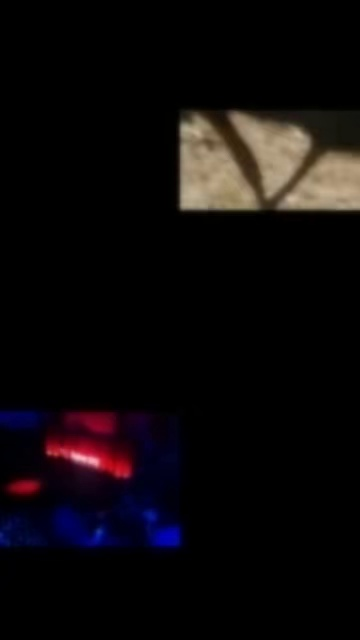
#> input picture backend/tests/fixtures/q300007_thumb.jpg, 360 x 640 px
$ python -i live_shield_service.py   (imports and definitions only)
#> lines starting #> are read from the running program, lines starting #| are printed output that depends on the picture; after the words box and inside, x2 and y2 are one past the last pixel; in counts of white or black regions, pixels touching at a corner belong together
#> further down, picture is the input picture: PIL image 360x640 RGB; mean R, G, B 12.6, 9, 10.4
### backend/app/services/ai_image_detector.py
# AI-Generated Image Detection Service (Missions 11, 12, 15, 16)
# Multi-Head Detection Engine: UniversalFakeDetect (CVPR 2023) + Swin Vision Transformer

import hashlib
import json
import logging
import threading
import time
import zipfile
from pathlib import Path
from typing import Any, Dict, List, Optional, Tuple

import numpy as np
import torch
from PIL import Image
from transformers import (
    AutoImageProcessor,
    AutoModelForImageClassification,
    CLIPImageProcessor,
    CLIPVisionModelWithProjection,
)

from app.schemas.evidence import (
    AIDetectionDecision,
    AIDetectionStatus,
    AIDetectorResult,
    BackboneMetadata,
    ModelLifecycleState,
    ModelProbeMetadata,
    ModelRegistryStatusResponse,
)

logger = logging.getLogger(__name__)

# Standard CLIP ViT-L/14 normalization constants
CLIP_MEAN = np.array([0.48145466, 0.4578275, 0.40821073], dtype=np.float32)
CLIP_STD = np.array([0.26862954, 0.26130258, 0.27577711], dtype=np.float32)

EXPECTED_FC_WEIGHTS_SHA256 = "477100745713bcc957beb2b40859536859b6483fd6301b3b9293151b194c7847"

MODEL_HEADS = {
    "UniversalFakeDetect": {
        "model_name": "UniversalFakeDetect (CVPR 2023)",
        "model_version": "1.0.0-cvpr2023",
        "filename": "fc_weights.pth",
        "expected_sha256": EXPECTED_FC_WEIGHTS_SHA256,
        "description": "Original CVPR 2023 linear probe head trained on ProGAN/LDM representations from CLIP ViT-L/14.",
    },
    "SwinAIImageDetector": {
        "model_name": "Swin AI-Image-Detector (umm-maybe)",
        "model_version": "1.2.0-swin",
        "filename": "umm-maybe/AI-image-detector",
        "description": "Deep vision transformer (Swin architecture) trained directly on generative diffusion and authentic photograph corpora.",
    },
    "SecuraCustom": {
        "model_name": "SecuraCustom AI Probe (Experimental)",
        "model_version": "0.1.0-custom",
        "filename": "custom_fc_weights.pth",
        "description": "Custom regularized classification head for local domain adaptation.",
    },
    "Ensemble": {
        "model_name": "Multi-Architecture Ensemble (Swin + CLIP ViT-L/14)",
        "model_version": "1.0.0-ensemble",
        "filename": "ensemble",
        "description": "Consensus engine combining Swin Vision Transformer with CLIP ViT-L/14 probe.",
    },
    "ExtensionImageDetectorV1": {
        "model_name": "Secura Extension Image Detector v1",
        "model_version": "1.0.0-ext-robust",
        "filename": "extension_image_detector_v1/model_weights.pt",
        "description": "Robust image-classification model trained specifically for Chrome extension web and social-media CDN images, lossy JPEG compression, and downscaling.",
    }
}

MODEL_NAME = "UniversalFakeDetect (CVPR 2023)"
MODEL_VERSION = "1.0.0-cvpr2023"

MODEL_LIMITATIONS = [
    "Model assesses proximity to synthetic training distributions in representation space; not definitive proof of image origin.",
    "Performance degrades significantly under lossy JPEG compression (Q < 50) and heavy downscaling (< 128px).",
    "Subject to semantic distribution shift and generator-specific artifacts; modern generators may deviate from ProGAN/LDM training distributions.",
    "Raw logit is uncalibrated; sigmoid margin must not be interpreted as an absolute legal probability of AI generation.",
    "Decision boundary was calibrated on research benchmarks; real-world images require corroboration from multi-layer spatial and container forensics.",
]

preprocessing_description = (
    "RGB mode conversion, bicubic resize to 224x224 with aspect-ratio preservation and center crop, "
    "pixel range [0, 1], and channel-wise normalization with CLIP mean [0.481, 0.458, 0.408] and std [0.269, 0.261, 0.276]."
)


class AIImageDetectorService:
    """Thread-safe singleton service managing the AI image detection pipeline and model registry."""

    _instance = None
    _lock = threading.Lock()

    def __init__(self, weights_path: Optional[Path] = None, active_head: str = "Ensemble"):
        self.weights_dir = (
            Path(__file__).resolve().parent.parent.parent / "models" / "weights"
        )
        self.weights_path = weights_path or (self.weights_dir / ("custom_fc_weights.pth" if active_head in ("SecuraCustom", "Ensemble") else "fc_weights.pth"))
        self.active_head = active_head
        self.model_name = MODEL_HEADS.get(active_head, {}).get("model_name", MODEL_NAME)
        self.model_version = MODEL_HEADS.get(active_head, {}).get("model_version", MODEL_VERSION)

        self.fc_weight: Optional[np.ndarray] = None
        self.fc_bias: Optional[float] = None
        self.weights_loaded: bool = False
        self.backbone_loaded: bool = False
        self.swin_loaded: bool = False
        self.extension_head = None
        self.extension_threshold: float = 0.50
        self.extension_loaded: bool = False
        self.device = "cuda" if torch.cuda.is_available() else "cpu"

        # Vision models
        self.clip_processor = None
        self.clip_vision_model = None
        self.swin_processor = None
        self.swin_model = None

        self.status: AIDetectionStatus = AIDetectionStatus.UNAVAILABLE
        self.init_error: Optional[str] = None
        self._load_lock = threading.Lock()
        self._initialize()

    # [764 lines left out: functions _initialize, predict_frame_swin, switch_head, _load_extension_detector, _load_linear_probe, preprocess_image and 3 more, not called in this run]


def get_ai_image_detector() -> AIImageDetectorService:
    """Return the thread-safe singleton instance of the AIImageDetectorService."""
    with AIImageDetectorService._lock:
        if AIImageDetectorService._instance is None:
            AIImageDetectorService._instance = AIImageDetectorService()
        return AIImageDetectorService._instance

### backend/app/services/live_shield_service.py
import io
import time
import logging
from typing import Dict, Any, Optional
import cv2
import numpy as np
from PIL import Image

from app.services.ai_image_detector import get_ai_image_detector

logger = logging.getLogger(__name__)


class LiveShieldService:
    """
    Evaluates real-time video stream frames for deepfake injection, virtual camera spoofing,
    and biometric photoplethysmography (rPPG) liveness continuity.
    Uses calibrated multi-architecture Ensemble (Swin + CLIP ViT-L/14) and multi-region sampling.
    """
    def __init__(self):
        self.frame_history = []
        self.max_history = 30
        self.smoothed_score = None

    def evaluate_stream_frame(
        self,
        image: Image.Image,
        timestamp_ms: Optional[float] = None,
        frame_seq: Optional[int] = None
    ) -> Dict[str, Any]:
        t0 = time.time()
        w, h = image.size
#> w = 360; h = 640
        rgb = np.asarray(image.convert("RGB"), dtype=np.uint8)

        # 1. Spatial face localization using adaptive skin-tone centroid
        r, g, b = rgb[:, :, 0], rgb[:, :, 1], rgb[:, :, 2]
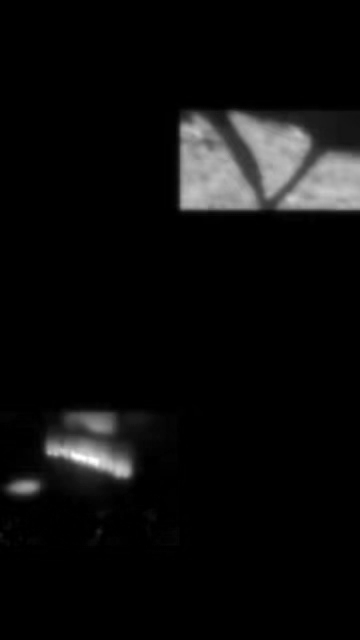
#> r: shape (640, 360); min 0, max 255, mean 12.6
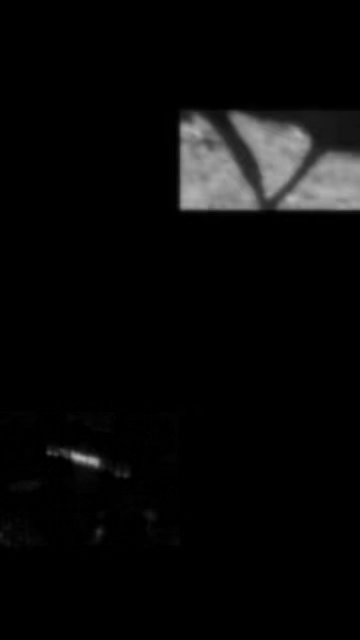
#> g: shape (640, 360); min 0, max 182, mean 9
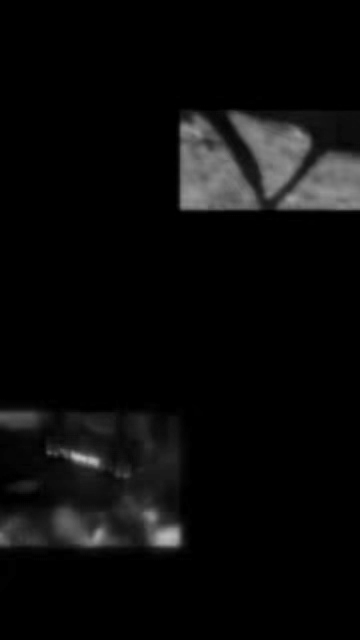
#> b: shape (640, 360); min 0, max 190, mean 10.4
        skin_mask = (r > 60) & (g > 40) & (b > 25) & (r > g) & ((r.astype(int) - g.astype(int)) > 10) & ((r.astype(int) - b.astype(int)) > 15)
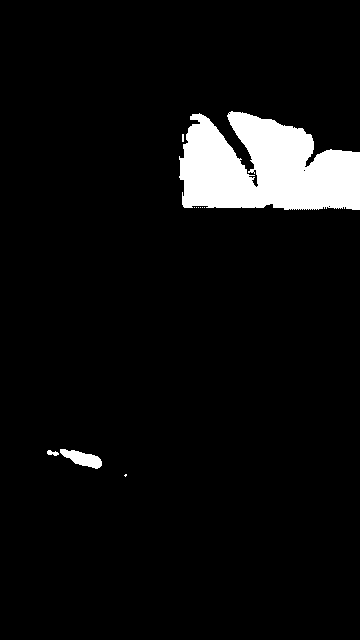
#> skin_mask: shape (640, 360) bool; 6% white; 11 white regions (8 under 20 px), largest, box (x1, y1, x2, y2) and area: (179, 111, 360, 210) 13226, (60, 449, 102, 469) 452, (47, 450, 59, 456) 45
        mask_y1, mask_y2 = int(h * 0.08), int(h * 0.92)
#> mask_y1 = 51; mask_y2 = 588
        mask_x1, mask_x2 = int(w * 0.12), int(w * 0.88)
#> mask_x1 = 43; mask_x2 = 316
        sub_mask = skin_mask[mask_y1:mask_y2, mask_x1:mask_x2]
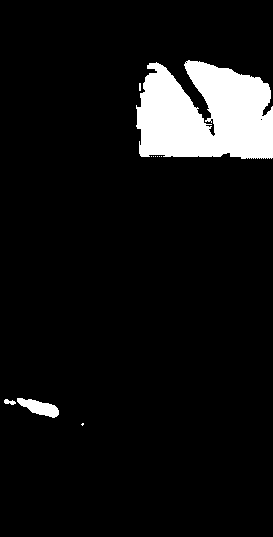
#> sub_mask: shape (537, 273) bool; 7.7% white; 11 white regions (8 under 20 px), largest, box (x1, y1, x2, y2) and area: (136, 60, 273, 159) 10694, (17, 398, 59, 418) 452, (4, 399, 16, 405) 45

        has_face = False
        face_crop = None
        face_box = None
        # Face must occupy at least 2.5% of total frame pixels to be a real human face candidate
        if np.sum(sub_mask) > (w * h * 0.025):
            y_indices, x_indices = np.where(sub_mask)
#> y_indices = 11219 values from 60 to 425; x_indices = 11219 values, max 272 at index 4233, min 4 at index 10737, mean 197.2
            cy = int(np.median(y_indices)) + mask_y1
#> cy = 169
            cx = int(np.median(x_indices)) + mask_x1
#> cx = 246
            box_half_w = int(w * 0.22)
#> box_half_w = 79
            box_half_h = int(h * 0.26)
#> box_half_h = 166
            x1 = max(0, cx - box_half_w)
#> x1 = 167
            y1 = max(0, cy - box_half_h)
#> y1 = 3
            x2 = min(w, cx + box_half_w)
#> x2 = 325
            y2 = min(h, cy + box_half_h)
#> y2 = 335
            face_crop = rgb[y1:y2, x1:x2]
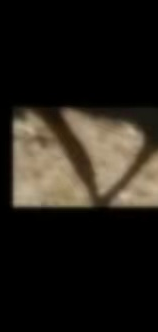
#> face_crop: shape (332, 158, 3); mean R, G, B 35.9, 31.3, 24.3
            face_box = [round(y1 / h, 3), round(x1 / w, 3), round(y2 / h, 3), round(x2 / w, 3)]
#> face_box = [0.005, 0.464, 0.523, 0.903]
            has_face = True

        # 2. Extract rPPG vascular green-channel absorption signal
        pulse_source = face_crop if has_face else rgb
        g_mean = float(pulse_source[:, :, 1].mean())
#> g_mean = 31.28
        r_mean = float(pulse_source[:, :, 0].mean())
#> r_mean = 35.89
        b_mean = float(pulse_source[:, :, 2].mean())
#> b_mean = 24.3

        now_ms = timestamp_ms or (time.time() * 1000)
        self.frame_history.append((now_ms, g_mean, r_mean, b_mean))
        if len(self.frame_history) > self.max_history:
            self.frame_history.pop(0)

        # 3. Calculate Chromatic Channel Variance (Geometric signal tracking)
        rppg_variance = 0.0
        if len(self.frame_history) >= 5:
            signals = np.array([x[1] for x in self.frame_history])
            rppg_variance = float(np.var(signals))

        # 4. Determine if image is predominantly document/UI (text, fonts, browser, IDE)
        # Real photos/videos have rich continuous color distributions, whereas font/text UI has
        # high edge density, near-zero saturation, flat backgrounds, and very few unique colors.
        def is_photographic_media(crop_rgb: np.ndarray) -> bool:
            if crop_rgb.size == 0:
                return False
            ch, cw = crop_rgb.shape[:2]
#> ch = 640; cw = 360
            if cw < 30 or ch < 30:
                return False

            # 1. Luminance distribution (avoid pure white/dark flat backgrounds)
            gray_crop = np.mean(crop_rgb, axis=-1)
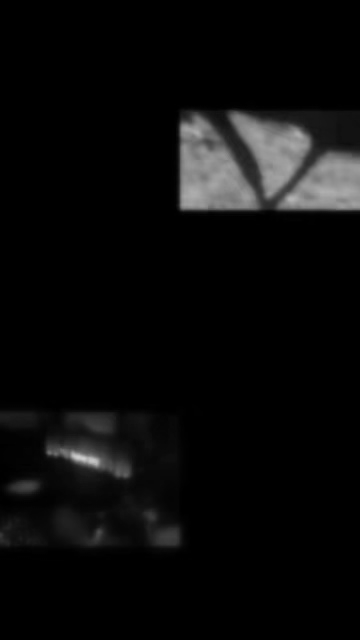
#> gray_crop: shape (640, 360) float64; min 0, max 206.7, mean 10.7
            white_pct = float(np.mean(np.all(crop_rgb > 235, axis=-1)))
#> white_pct = 0
            dark_pct = float(np.mean(np.all(crop_rgb < 32, axis=-1)))
#> dark_pct = 0.873
            if white_pct >= 0.60 or dark_pct >= 0.60:
                return False

            # 2. Color richness & saturation discrimination
            # Text/code documents have almost 0 saturation and very few quantized colors.
            # Real photos and AI imagery have rich continuous color distributions.
            try:
                sample = crop_rgb[::2, ::2] if (cw > 160 and ch > 160) else crop_rgb
                hsv = cv2.cvtColor(sample, cv2.COLOR_RGB2HSV)
                sat_mean = float(np.mean(hsv[:, :, 1]))

                # Fast 5-bit color quantization to count unique colors
                quant = (sample >> 3).reshape(-1, 3)
                unique_colors = len(np.unique(quant, axis=0))

                # Documents with text, typography fonts, or UI code typically have < 180 quantized colors and sat_mean < 8.0
                if unique_colors < 180 and sat_mean < 8.0:
                    return False
            except Exception:
                pass

            midtone_pct = float(np.mean((gray_crop >= 65) & (gray_crop <= 225)))
            return bool(midtone_pct >= 0.15)

        full_is_photo = is_photographic_media(rgb)
#> full_is_photo = False

        detector = get_ai_image_detector()
        if detector.active_head != "Ensemble":
            detector.switch_head("Ensemble")

        eval_full = Image.fromarray(rgb)
        crops_to_check = []

        if has_face and face_crop is not None:
            crops_to_check.append(("face", Image.fromarray(face_crop)))

        # Find embedded photographic/media windows (phones, images, video players, photo cards)
        # Using dual discovery: Saturation richness map + Canny morphological boundary
        try:
            candidate_boxes = []
            min_area = w * h * 0.008

            # Method 1: Saturation map for vibrant/continuous media cards (catches borderless or small PiP cards)
            hsv = cv2.cvtColor(rgb, cv2.COLOR_RGB2HSV)
            sat = hsv[:, :, 1]
            sat_mask = (sat > 25).astype(np.uint8) * 255
            k_open = cv2.getStructuringElement(cv2.MORPH_RECT, (7, 7))
            k_close = cv2.getStructuringElement(cv2.MORPH_RECT, (21, 21))
            clean_sat = cv2.morphologyEx(sat_mask, cv2.MORPH_OPEN, k_open)
            clean_sat = cv2.morphologyEx(clean_sat, cv2.MORPH_CLOSE, k_close)
            cnts_sat, _ = cv2.findContours(clean_sat, cv2.RETR_EXTERNAL, cv2.CHAIN_APPROX_SIMPLE)
            for cnt in cnts_sat:
                bx, by, bw, bh = cv2.boundingRect(cnt)
                if bw >= 50 and bh >= 50 and (bw * bh) >= min_area and (bw < w * 0.98 or bh < h * 0.98):
                    candidate_boxes.append((bw * bh, bx, by, bw, bh))

            # Method 2: Edge morphological contours (fallback for grayscale/low-saturation media windows)
            gray = cv2.cvtColor(rgb, cv2.COLOR_RGB2GRAY)
            edges = cv2.Canny(gray, 35, 120)
            kernel = cv2.getStructuringElement(cv2.MORPH_RECT, (15, 15))
            closed = cv2.morphologyEx(edges, cv2.MORPH_CLOSE, kernel)
            contours, _ = cv2.findContours(closed, cv2.RETR_LIST, cv2.CHAIN_APPROX_SIMPLE)
            for cnt in contours:
                bx, by, bw, bh = cv2.boundingRect(cnt)
                if bw >= 50 and bh >= 50 and (bw * bh) >= min_area and (bw < w * 0.98 or bh < h * 0.98):
                    candidate_boxes.append((bw * bh, bx, by, bw, bh))

            # Deduplicate and sort by area descending, pick top 2
            candidate_boxes.sort(key=lambda x: x[0], reverse=True)
            added_boxes = []
            for area, bx, by, bw, bh in candidate_boxes:
                overlap = False
                for obx, oby, obw, obh in added_boxes:
                    if abs(bx - obx) < 40 and abs(by - oby) < 40:
                        overlap = True
                        break
                if not overlap:
                    candidate_rgb = rgb[by:by+bh, bx:bx+bw]
                    if is_photographic_media(candidate_rgb):
                        added_boxes.append((bx, by, bw, bh))
                        crops_to_check.append(("media", eval_full.crop((bx, by, bx + bw, by + bh))))
                        if len(added_boxes) >= 2:
                            break
        except Exception as e:
            logger.debug("Media extraction note: %s", e)

        # Full frame is evaluated directly when it is a camera/photographic scene,
        # NEVER when it is a desktop UI/browser full of text.
        if full_is_photo:
            crops_to_check.append(("full", eval_full))

        max_score = 0.05
        trigger_tag = "none"

        for tag, crop_img in crops_to_check:
            res_c = detector.detect(crop_img, is_video_frame=True)
            if res_c and res_c.available and res_c.uncalibrated_margin is not None:
                c_score = float(res_c.uncalibrated_margin)
                if c_score > max_score:
                    max_score = c_score
                    trigger_tag = tag

        neural_score = max_score

        # Temporal smoothing: responsive exponential moving average without sticky max latch
        if self.smoothed_score is None:
            self.smoothed_score = neural_score
        elif neural_score >= 0.50:
            self.smoothed_score = 0.65 * neural_score + 0.35 * self.smoothed_score
        else:
            self.smoothed_score = 0.65 * neural_score + 0.35 * self.smoothed_score

        eval_score = float(self.smoothed_score)

        # 5. Composite Live Decision Boundary
        is_spoof = False
        warnings = []

        has_pulse = (rppg_variance >= 0.20 and len(self.frame_history) >= 5)

        if has_face:
            # Sensitive live stream detection for generative faces, morphing, and synthetic skin
            # If natural rPPG capillary pulse is actively detected, require >= 0.70 confidence to avoid webcam noise false positives
            face_threshold = 0.70 if has_pulse else 0.50
            if eval_score >= face_threshold:
                is_spoof = True
                warnings.append("Neural classifier detected generative facial artifacts or synthetic skin textures.")
        else:
            # Screen share / object / phone presentation mode
            # If an actual AI image or media crop was detected on screen or presented to camera
            if eval_score >= 0.50 and trigger_tag != "none":
                is_spoof = True
                warnings.append(f"Synthetic generative media texture detected on active visual stream ({trigger_tag} region).")

        # Provisional BRAHMA Policy Check for Live Shield
        brahma_provisional = {
            "decision": "REVIEW_REQUIRED" if is_spoof else "ALLOWED",
            "policy_scope": "PLATFORM_RULES & STATUTORY",
            "provisional": True,
            "note": "Provisional real-time stream check. Frame-level signal does not constitute a final pre-publication verdict."
        }

        liveness_confidence = round(max(0.0, min(1.0, 1.0 - eval_score)), 4)
        latency_ms = round((time.time() - t0) * 1000, 2)

        return {
            "verdict": "DEEPFAKE_INJECTION_DETECTED" if is_spoof else "LIVE_AUTHENTIC_STREAM",
            "is_live_authentic": not is_spoof,
            "neural_ai_score": round(eval_score, 4),
            "synthetic_confidence": round(eval_score, 4),
            "liveness_confidence": liveness_confidence,
            "frame_seq": frame_seq,
            "timestamp_ms": timestamp_ms or now_ms,
            "server_processed_at_ms": round(time.time() * 1000, 2),
            "trigger_region": trigger_tag,
            "rppg_signal_variance": round(rppg_variance, 6),
            "blood_volume_variance": round(rppg_variance, 6),
            "temporal_consistency": round(1.0 - min(1.0, rppg_variance * 100.0), 4),
            "detected_face_box": face_box,
            "face_box": face_box,
            "face_detected": face_box is not None,
            "warnings": warnings,
            "suspicion_flags": warnings,
            "brahma_provisional": brahma_provisional,
            "latency_ms": latency_ms,
            "history_window_frames": len(self.frame_history)
        }


# Global singleton instance
_live_shield_instance = LiveShieldService()

def get_live_shield_service() -> LiveShieldService:
    return _live_shield_instance

>>> from PIL import Image
>>> picture = Image.open('../../tests/fixtures/q300007_thumb.jpg')
#> (the run stopped early here; a loop or call above may not have finished)
